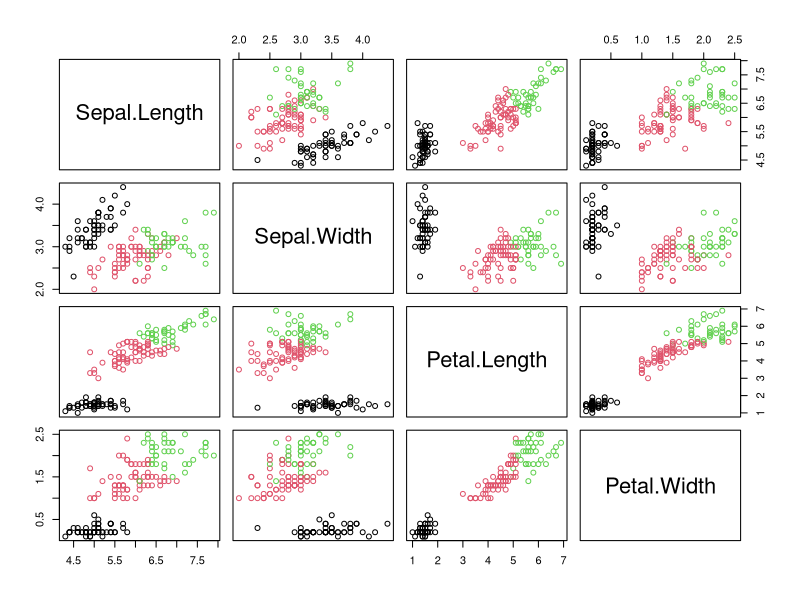

Write R code to recreate this figure.
# K-means

# Criando modelo 
cluster = kmeans(iris[1:4], center = 3)
cluster

# Matriz de confusão
confusao = table(iris$Species, cluster$cluster)
confusao

# Gráfico de dispersão
plot(iris[,1:4], col = cluster$cluster)
